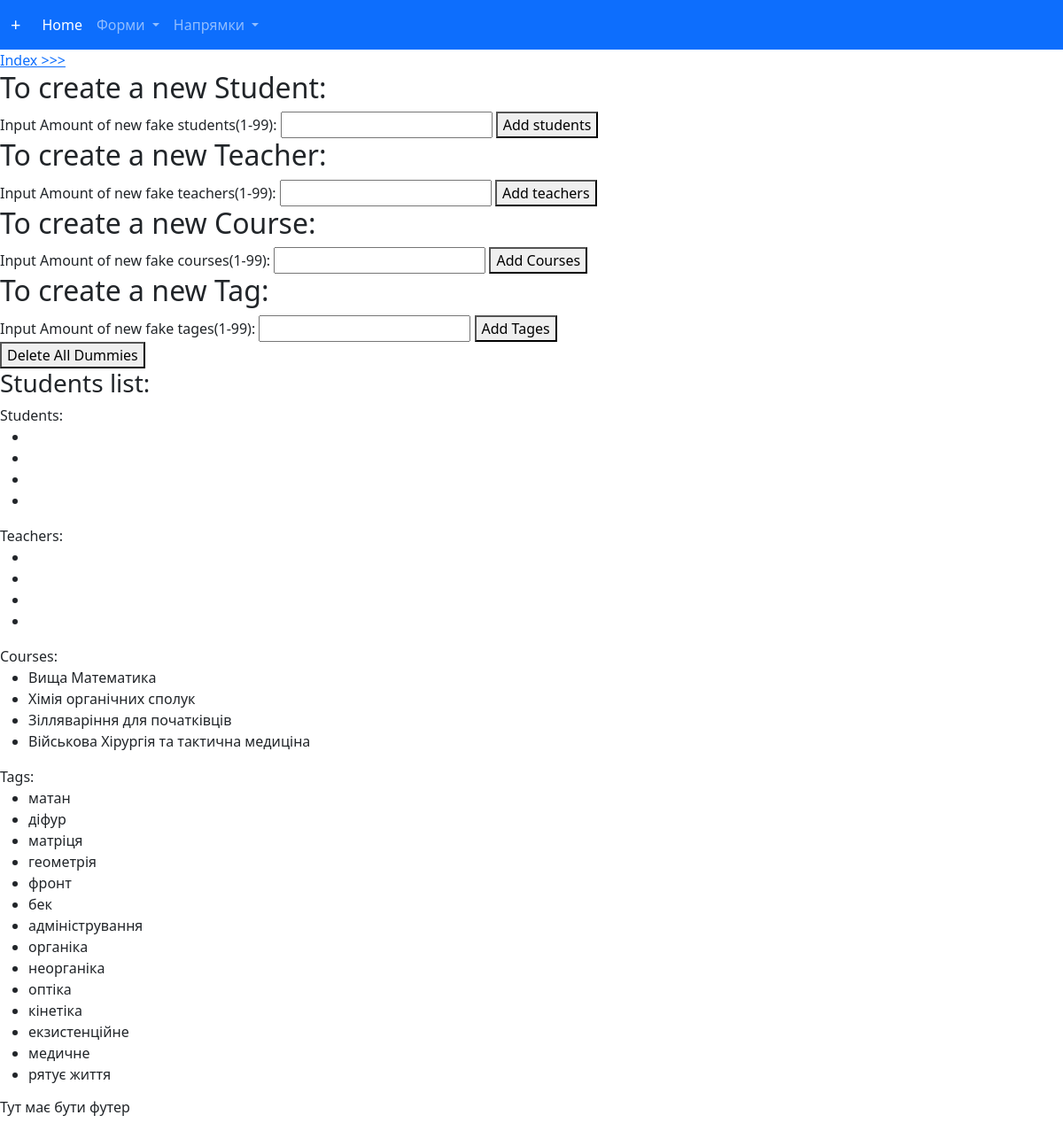
The page /create_fakes/ on the database as committed earlier.
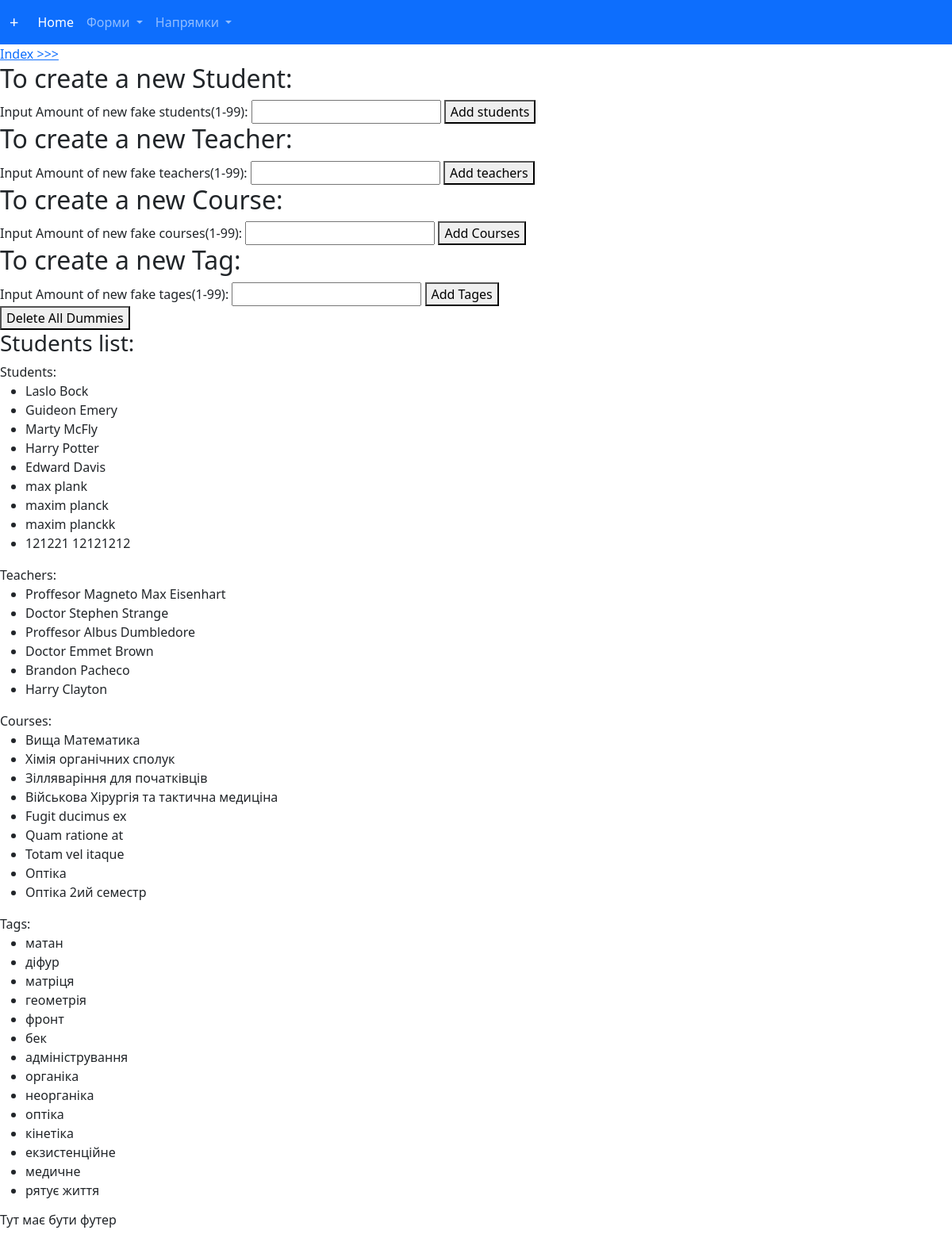
The same page on the database as committed later.
### journal/models.py (models this page shows, shortened)
class Course(models.Model):
    name = models.CharField(max_length=255)
    category = models.ForeignKey("journal.CourseCategory",on_delete=models.SET_NULL,null=True)
    description = models.TextField()
    teacher = models.ForeignKey("journal.Teacher",on_delete=models.SET_NULL,null=True)
    tags = models.ManyToManyField("journal.Tag",blank=True)
    dummy = models.BooleanField(default=False)

class Tag(models.Model):
    name = models.CharField(max_length=255)
    dummy = models.BooleanField(default=False)

class Student(models.Model):
    firstname = models.CharField(max_length=255)
    surname = models.CharField(max_length=255)
    age = models.PositiveSmallIntegerField()
    email = models.CharField(max_length=255)
    group = models.ForeignKey("journal.Group", on_delete=models.SET_NULL, null=True)
    dummy = models.BooleanField(default=False)

class Teacher(models.Model):
    firstname = models.CharField(max_length=255)
    surname = models.CharField(max_length=255)
    title = models.CharField(max_length=255)
    age = models.PositiveSmallIntegerField()
    email = models.CharField(max_length=255)
    dummy = models.BooleanField(default=False)
    groups = models.ManyToManyField("journal.Group", blank=True )

### journal/views.py (the view, shortened to what this page needs)
# urls.py: path('create_fakes/', views.CreateFakesView.as_view()),
class CreateFakesView(IndexView):
    template_name = "create_fakes.html"
    faking_functions = {"student":add_fake_student,"teacher":add_fake_teacher,
                        "course":add_fake_course,"tag":add_fake_tags,"delete":delete_all_fakes
                       }
    def get_all_context(self):
        context_dict = {"students": Student.objects.all(), "teachers": Teacher.objects.all(),
                        "groups": Group.objects.all(), "courses": Course.objects.all(), "tags": Tag.objects.all()}
        context_dict['course_categories'] = CourseCategory.objects.all()
        return context_dict
    def get(self, request):
        return render(request, "create_fakes.html", context=self.get_all_context())

### journal/models.py (called while the page is built)
    def __str__(self):
        return f"{self.name} "

### journal/templates/create_fakes.html (shortened to what this page needs)
{%include "NavBar.html"%}
<body>
<a href="/">Index >>></a>
    <form method="post" action="">{% csrf_token %}
    <h2>To create a new Student:</h2>
        Input Amount of new fake students(1-99): <input type="number" name="number",min="1" max="99" >
        <button type="submit" name= "submit_button" value="student">Add students</button>
    </form>
    <form method="post" action="">{% csrf_token %}
    <h2>To create a new Teacher:</h2>
        Input Amount of new fake teachers(1-99): <input type="number" name="number",min="1" max="99" >
        <button type="submit" name= "submit_button" value="teacher">Add teachers</button>
    </form>
    <form method="post" action="">{% csrf_token %}
    <h2>To create a new Course:</h2>
        Input Amount of new fake courses(1-99): <input type="number" name="number",min="1" max="99" >
        <button type="submit" name= "submit_button" value="course">Add Courses</button>
    </form>
    <form method="post" action="">{% csrf_token %}
    <h2>To create a new Tag:</h2>
        Input Amount of new fake tages(1-99): <input type="number" name="number",min="1" max="99" >
        <button type="submit" name= "submit_button" value="tag">Add Tages</button>
    </form>
    <form method="post" action="">{% csrf_token %}
    <button type="submit" name= "submit_button" value="delete">Delete All Dummies</button>
    </form>
    <h3>Students list:</h3>
  <div>
    <span id="ss_elem" class="Students">
      Students:
    </span>
    <ul>
        {%for student in students %}
        <li id="student.id" role="option">{{student.firstname}} {{student.surname}}</li>
        {% endfor %}
    </ul>
  </div>
<div>
    <span id="tt_elem2" class="Teachers">
      Teachers:
    </span>
    <ul>
        {%for teacher in teachers %}
        <li id="teacher.id" role="option">{{teacher.title}} {{teacher.firstname}} {{teacher.surname}}</li>
        {% endfor %}
    </ul>
  </div>
<div>
    <span id="tt_elem3" class="Courses">
      Courses:
    </span>
    <ul>
        {%for course in courses %}
        <li id="course.id" role="option">{{course.name}}</li>
        {% endfor %}
    </ul>
  </div>
<div>
    <span id="tt_elem4" class="Tags">
      Tags:
    </span>
    <ul>
        {%for tag in tags %}
        <li id="tag.id" role="option">{{tag.name}}</li>
        {% endfor %}
    </ul>
  </div>
{%include "Footer.html"%}
</body>
</html>

Rows that differ between the two databases and show on the page:
now on this page (row edited): Student: firstname "Laslo", surname "Bock"
now on this page (row edited): Student: firstname "Guideon", surname "Emery"
now on this page (row edited): Student: firstname "Marty", surname "McFly"
now on this page (row edited): Student: firstname "Harry", surname "Potter"
added Student: firstname "Edward", surname "Davis"
added Student: firstname "max", surname "plank"
added Student: firstname "maxim", surname "planck"
added Student: firstname "maxim", surname "planckk"
added Student: firstname "121221", surname "12121212"
now on this page (row edited): Teacher: title "Proffesor Magneto", firstname "Max", surname "Eisenhart"
now on this page (row edited): Teacher: title "Doctor", firstname "Stephen", surname "Strange"
now on this page (row edited): Teacher: title "Proffesor", firstname "Albus", surname "Dumbledore"
now on this page (row edited): Teacher: title "Doctor", firstname "Emmet", surname "Brown"
added Teacher: firstname "Brandon", surname "Pacheco"
added Teacher: firstname "Harry", surname "Clayton"
added Course: name "Fugit ducimus ex"
added Course: name "Quam ratione at"
added Course: name "Totam vel itaque"
added Course: name "Оптіка"
added Course: name "Оптіка 2ий семестр"
